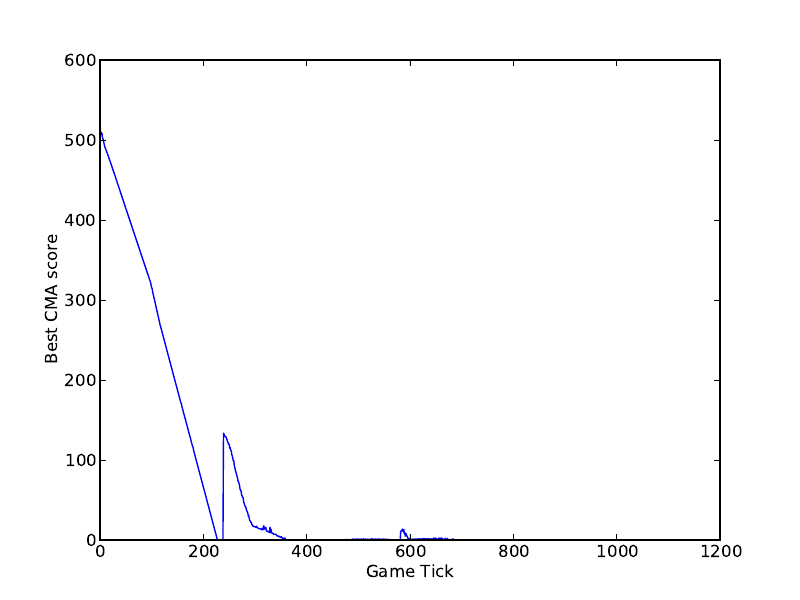

The script that saved this image:
import numpy as np
from matplotlib import cm
import matplotlib.pyplot as plt
from matplotlib.mlab import griddata
import numpy as np

ar = np.loadtxt(open("samplerun.csv","rb"),delimiter=",")
print len(ar)
fig = plt.figure()

sample = plt.plot(ar, color = "b" ,label = "Sample Run")

plt.xlabel('Game Tick')
plt.ylabel('Best CMA score')
#fig.set_size_inches(18.5,10.5)

plt.savefig("sample.pdf")

plt.hold(False)

i = 650

x = np.arange(i,len(ar),1)

print len(ar[i:]), len(x)

sample = plt.plot(x, ar[i:], color = "b" ,label = "Sample Run - Detail")
#fig.set_size_inches(18.5,10.5)

plt.xlabel('Game Tick')
plt.ylabel('Best CMA score')

plt.savefig("sample-detail.pdf")

